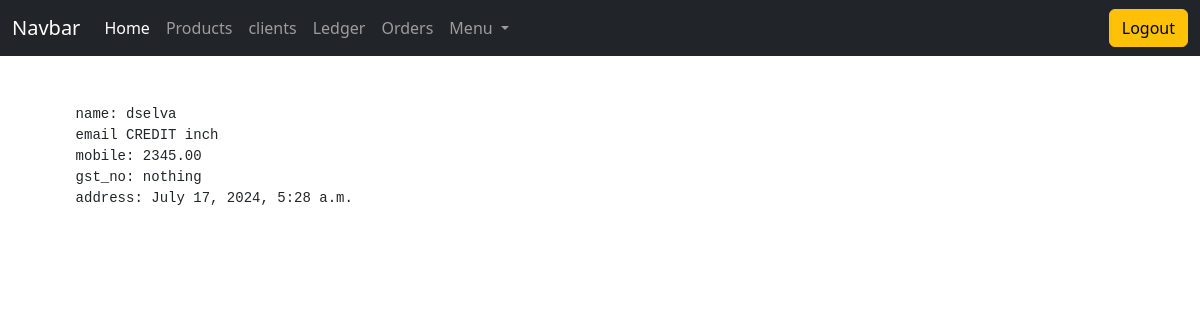
/backend/allledger/ (signed in), run on the app's committed database.
### backend/models.py (models this page shows)
class LedgerModel(models.Model):
    TRANSACTION_TYPES = [
        ('CREDIT', 'Credit'),
        ('DEBIT', 'Debit'),
    ]
    client = models.ForeignKey("backend.ClientsModel", on_delete=models.CASCADE,null=False,default=None)
    date = models.DateTimeField(auto_now_add=True)
    description = models.CharField(max_length=255)
    transaction_type = models.CharField(max_length=6, choices=TRANSACTION_TYPES)
    amount = models.DecimalField(max_digits=10, decimal_places=2)

class ClientsModel(models.Model):
    date = models.DateTimeField(auto_now_add=True)
    name = models.CharField(max_length=20)
    email = models.EmailField(max_length=254,unique=True)
    mobile_no = PhoneNumberField()
    gst_no = models.CharField(max_length=20)
    address = models.TextField()
    def __str__(self):
        return self.name

### backend/views.py (the view)
# urls.py: path('allledger/',LedgerListView.as_view(),name='ledger_list'),
class LedgerListView(LoginRequiredMixin,ListView):
    model = LedgerModel

### templates/backend/ledgermodel_list.html
{% extends "backend/base.html" %}
{% block content %}
{% for object in object_list %}
<pre style="margin: 0;padding: 0;">
    name: {{ object.client }}
    email {{ object.transaction_type }} inch
    mobile: {{ object.amount }}
    gst_no: {{ object.description }}
    address: {{ object.date }}
</pre>
{% empty %}
<li>No objects yet.</li>
{% endfor %}
{% endblock content %}

### static/style.css (style rules this page uses)
pre { margin: 0; padding: 0; }

### data on the page
LedgerModel: client "dselva", transaction_type "CREDIT", amount "2345.00", description "nothing", date "July 17, 2024, 5:28 a.m."
